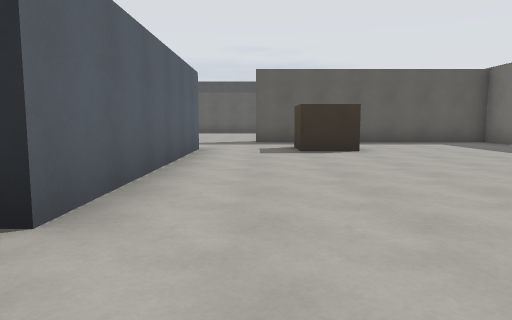
View 1 (above)

18 first-person views from a walk through a Godot game level. The camera is 1.2 m above the floor, tilts 6° down and sees 70° across. The floor is counted in squares, 2 m on a side. Each view is taken from the middle of a square. On the plan, view 1 faces up. The plan holds only what a view shows up to about 10 squares ahead; the rest is blank.

View 2
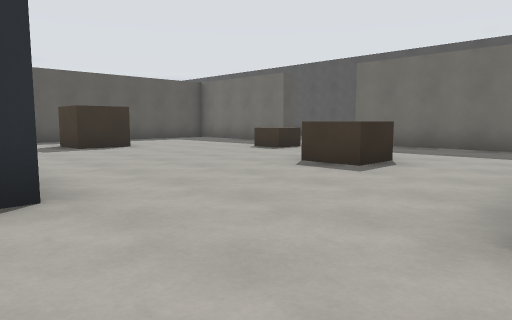

View 3
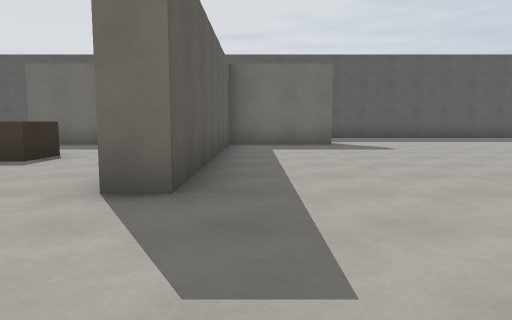

View 4
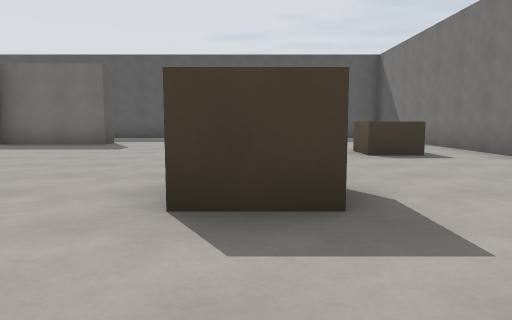

View 5
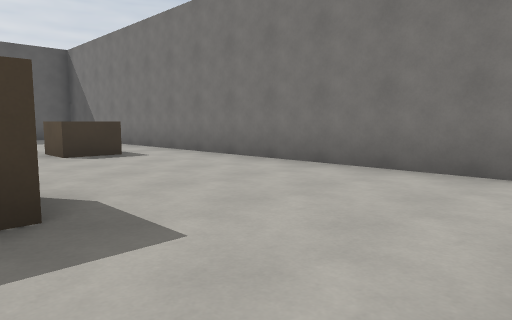

View 6
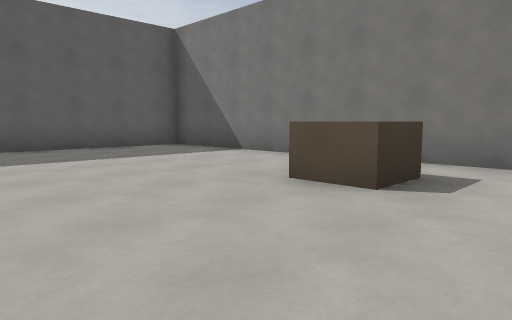

View 7
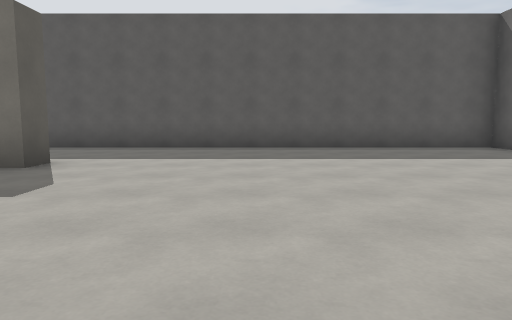

View 8
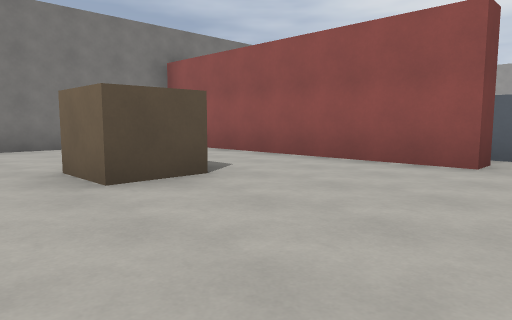

View 9
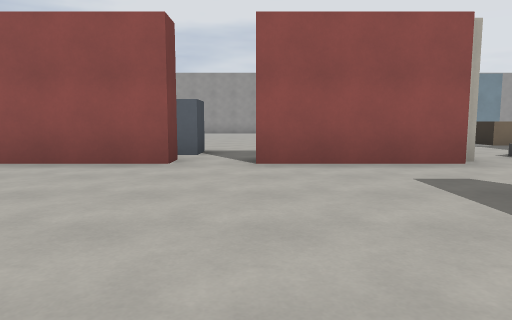

View 10
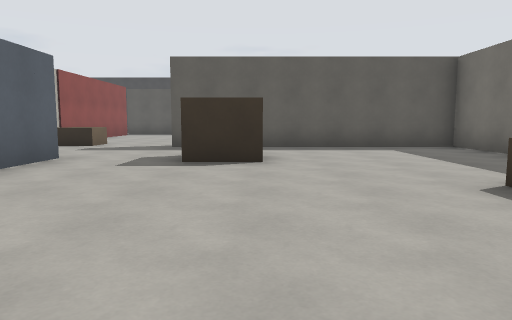

View 11
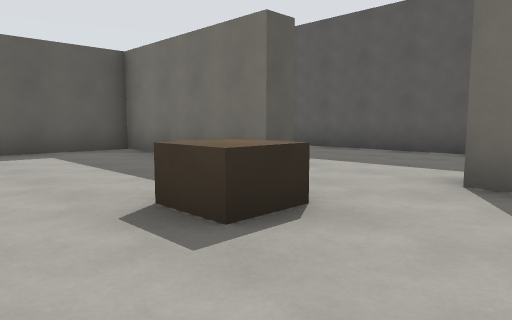

View 12
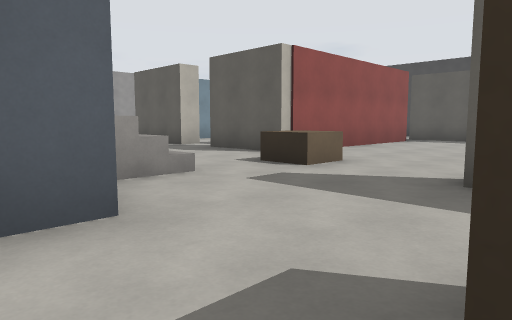

View 13
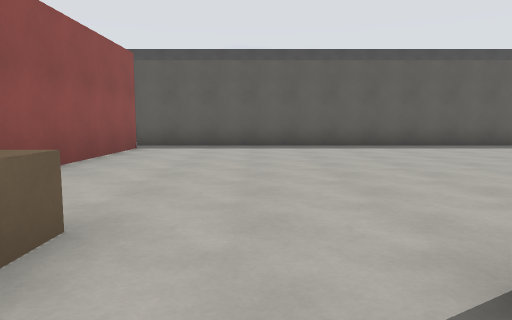

View 14
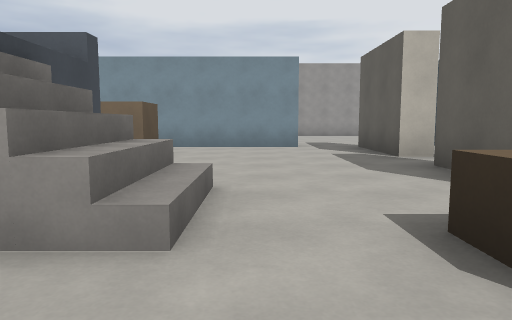

View 15
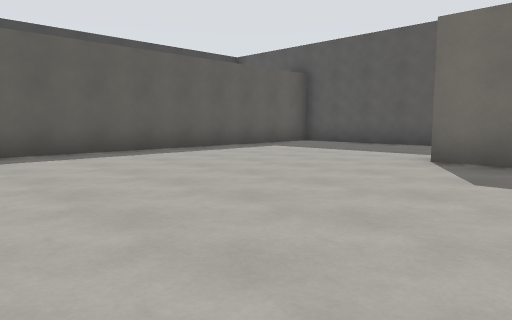

View 16
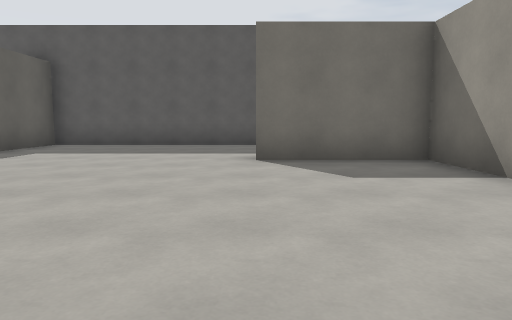

View 17
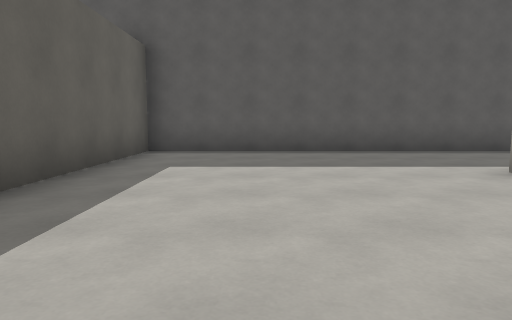

View 18
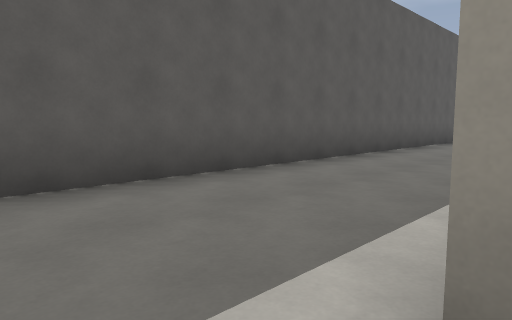

### Floor plan
Points are (right, up) in squares from view 1. A wall is a line through its corners. A room is listed if a view was taken in it or the views show most of it. See-through windows are left out.
Room 1 (views 1, 2, 3, 4, 5, 6, 7, 8, 9)
walls: (7.4, -4) (6.7, -4) (6.7, -1.3) (0, -1.3) (0, -0.6); (-3.2, -5.2) (-3.2, -10.9); (-3.2, -0.9) (-3.2, -4); (-2.2, -12.5) (10.4, -12.5) (10.4, -2.1)
ways out: opening at (-0.5, 0.7) to room 2; opening at (9, 4) to room 2; opening at (-4, -5)
objects: crate (0, -8); crate (4, -11) to (4, -10)
Room 2 (views 10, 11, 12, 13, 14, 15, 16, 17, 18)
walls: (-1.2, 8.1) (-1.2, 6.9); (4.8, 11.3) (6.7, 11.3) (6.7, 14); (-1.2, 3) (-1.2, 2); (7.4, 6.5) (6.7, 6.5) (6.7, 10.7) (2.1, 10.7); (-7.2, 12.5) (-8.4, 12.5); (6.7, 0.5) (6.7, 4); (-3.7, 18.2) (-3.7, 12.5) (-6, 12.5); (10.4, 4.1) (10.4, 19.2) (-4, 19.2); (-9.7, 11) (-9.7, 7.6)
low walls: (-5.4, 8) (-5.4, 7)
ways out: opening at (-0.5, 0.7) to room 1; opening at (9, 4) to room 1; opening at (-9.5, 11.5); opening at (-7, 13)
objects: crate (-8, 2) to (-8, 3); crate (-8, 7) to (-8, 8); crate (-3, 11) to (-2, 12); crate (1, 8) to (2, 8); crate (3, 2); crate (5, 5)

Positions as (right, up) in squares from view 1, and headings:
1: (0, 0), facing up
2: (-2, -1), facing up-right
3: (-3, -2), facing right
4: (-3, -8), facing right
5: (-3, -8), facing down-right
6: (2, -7), facing down-right
7: (2, -7), facing right
8: (2, -4), facing down-left
9: (2, -4), facing left
10: (2, 2), facing up
11: (3, 3), facing up-right
12: (1, 7), facing up-left
13: (-1, 10), facing up
14: (-1, 10), facing left
15: (1, 12), facing up-right
16: (1, 14), facing right
17: (3, 17), facing right
18: (7, 15), facing down-right
